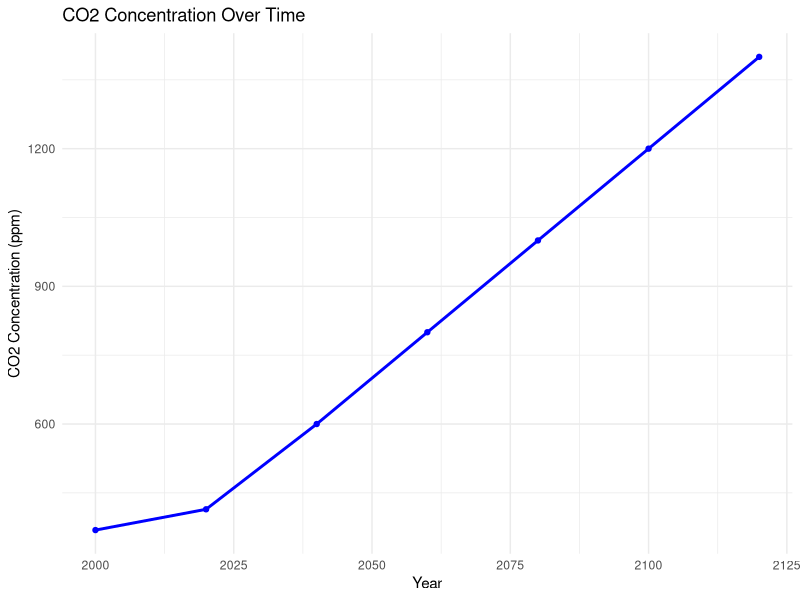
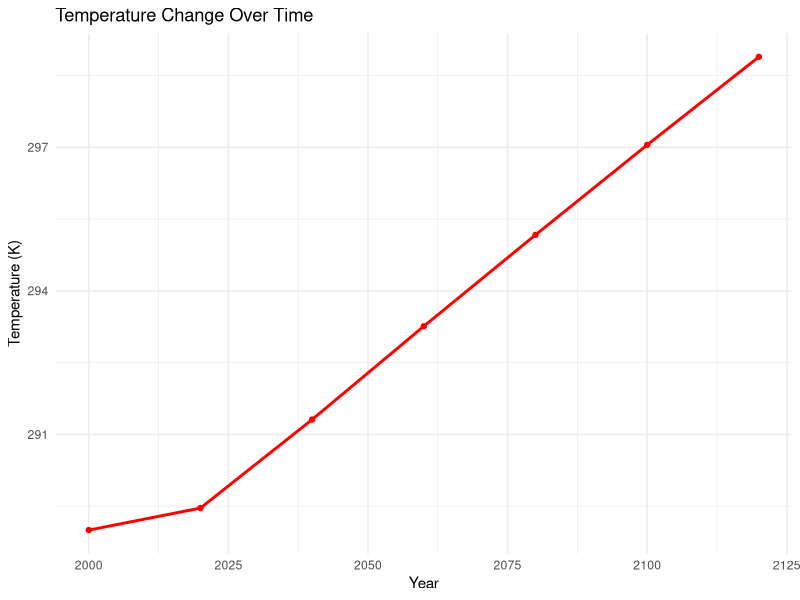
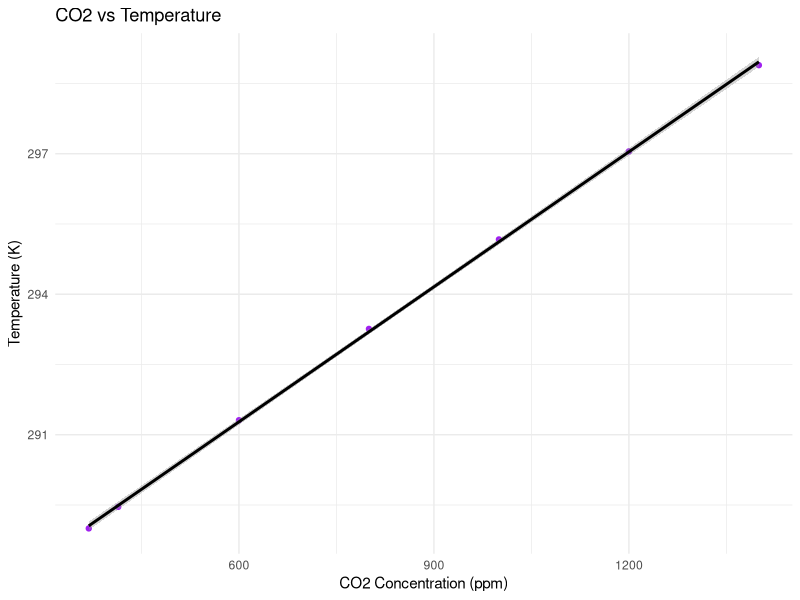
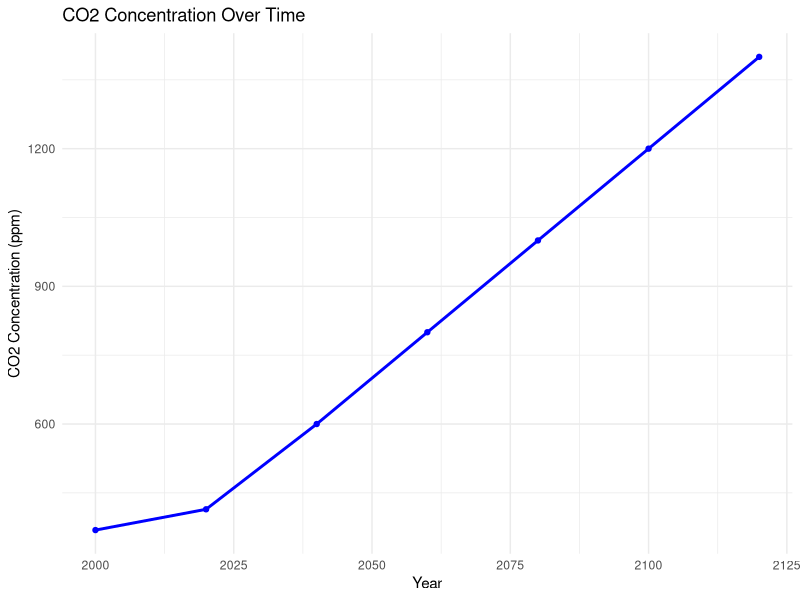
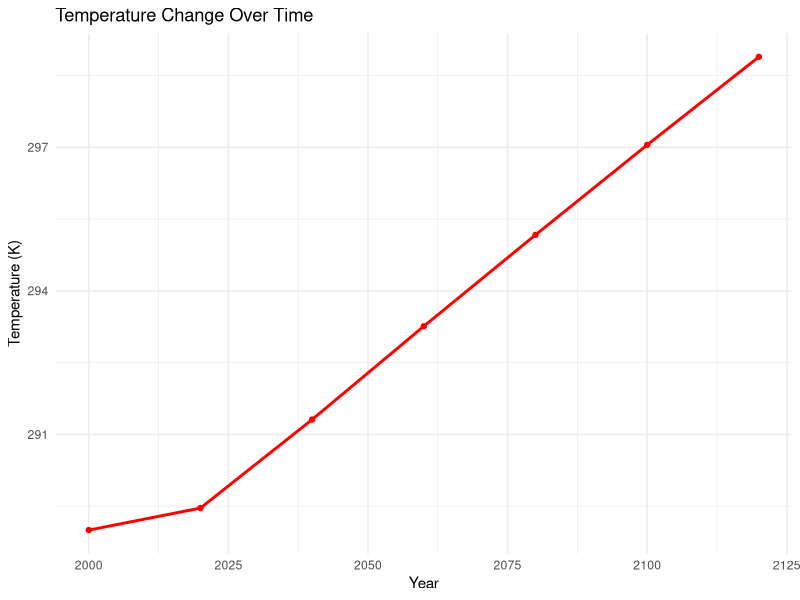
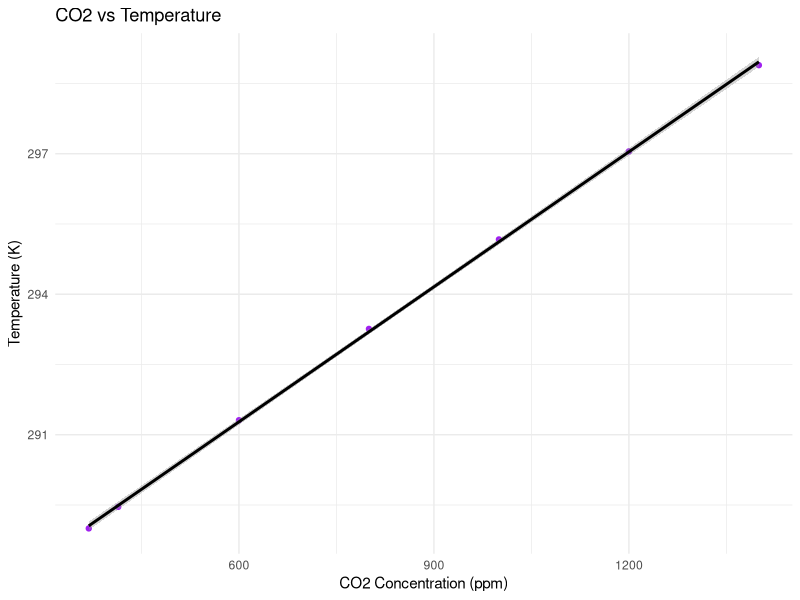

Generate these figures, in order, with R:
# Anna-Katharina Köpke
# Climate Analysis - based on Data from FigShare
# for more information see here: https://climatechange.chicago.gov/climate-change-science/future-climate-change

# Load necessary libraries and install if not available
if (!requireNamespace("ggplot2", quietly = TRUE)) install.packages("ggplot2")
if (!requireNamespace("readxl", quietly = TRUE)) install.packages("readxl")
if (!requireNamespace("dplyr", quietly = TRUE)) install.packages("dplyr")

library(ggplot2)
library(readxl)
library(dplyr)

# Load data
data <- read_excel("Climate_Analysis_Excel.xlsx", sheet = "Tabelle1")

# Convert Year to numeric
data$Year <- as.numeric(data$Year)
data$`Carbon Dioxide [ppm]` <- as.numeric(data$`Carbon Dioxide [ppm]`)
data$`Temperature [K]` <- as.numeric(data$`Temperature [K]`)


# Summary statistics
summary_stats <- data %>% 
  summarise(
    Mean_CO2 = mean(`Carbon Dioxide [ppm]`, na.rm = TRUE),
    Mean_Temperature = mean(`Temperature [K]`, na.rm = TRUE),
    Correlation_CO2_Temp = cor(`Carbon Dioxide [ppm]`, `Temperature [K]`, use = "complete.obs")
  )
print(summary_stats)

# Plot CO2 concentration over time
ggplot(data, aes(x = Year, y = `Carbon Dioxide [ppm]`)) +
  geom_line(color = "blue", size = 1) +
  geom_point(color = "blue") +
  ggtitle("CO2 Concentration Over Time") +
  xlab("Year") +
  ylab("CO2 Concentration (ppm)") +
  theme_minimal()
ggsave("CO2_Time.png")

# Plot Temperature over time
ggplot(data, aes(x = Year, y = `Temperature [K]`)) +
  geom_line(color = "red", size = 1) +
  geom_point(color = "red") +
  ggtitle("Temperature Change Over Time") +
  xlab("Year") +
  ylab("Temperature (K)") +
  theme_minimal()
ggsave("Temperature_Change_Over_Time.png")

# Correlation analysis
cor_co2_temp <- cor(data$`Carbon Dioxide [ppm]`, data$`Temperature [K]`, use = "complete.obs")
print(paste("Correlation between CO2 and Temperature:", round(cor_co2_temp, 2)))

# Scatter plot of CO2 vs Temperature
ggplot(data, aes(x = `Carbon Dioxide [ppm]`, y = `Temperature [K]`)) +
  geom_point(color = "purple") +
  geom_smooth(method = "lm", color = "black") +
  ggtitle("CO2 vs Temperature") +
  xlab("CO2 Concentration (ppm)") +
  ylab("Temperature (K)") +
  theme_minimal()
ggsave("CO2_vs_Temp.png")

# Trend Analysis
model <- lm(`Temperature [K]` ~ `Carbon Dioxide [ppm]`, data = data)
summary(model)

# Print regression equation
cat("Regression Equation: Temperature =", round(coef(model)[1], 2), "+", round(coef(model)[2], 2), "* CO2 Concentration\n")

